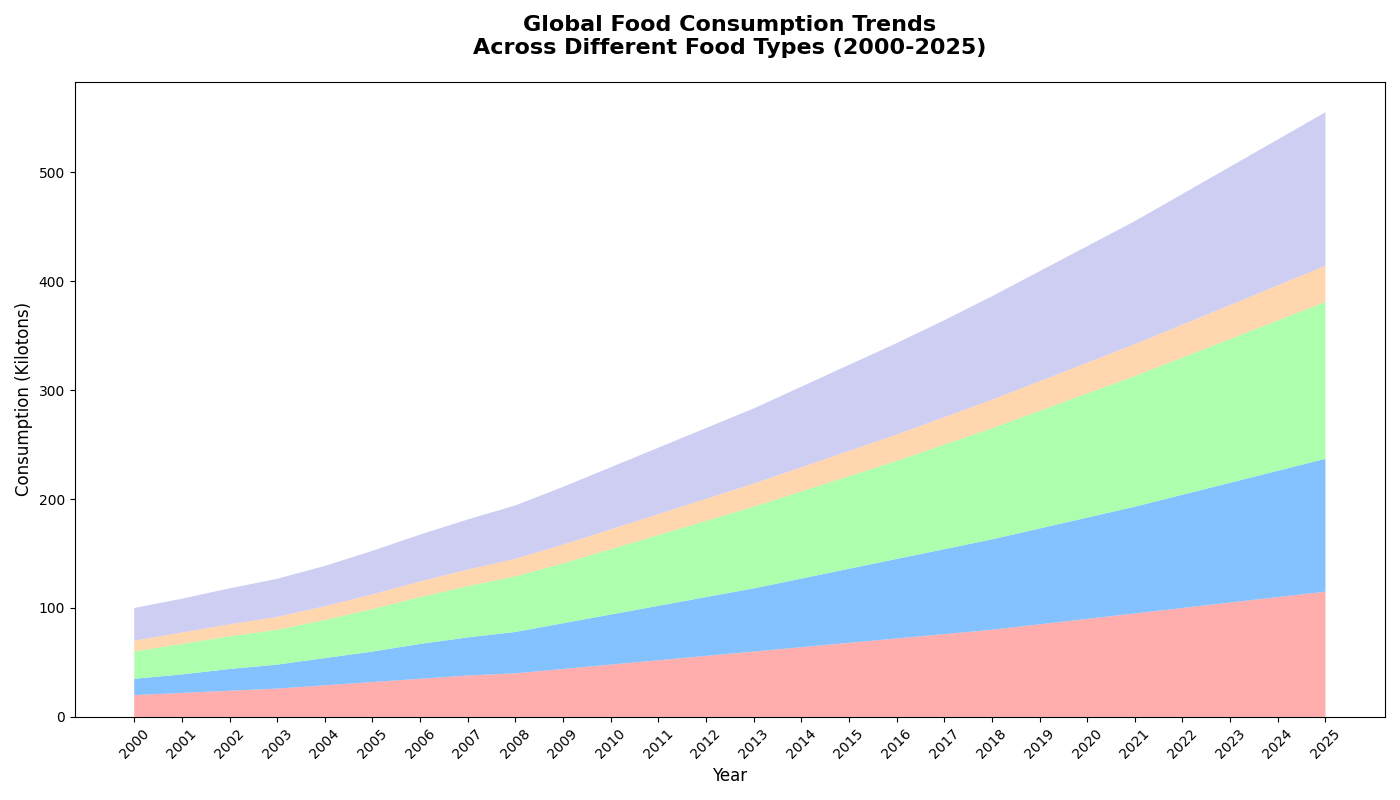

Source code (Python):
import matplotlib.pyplot as plt
import numpy as np

years = np.arange(2000, 2026)

fruits_consumption = [20, 22, 24, 26, 29, 32, 35, 38, 40, 44, 48, 52, 56, 60, 64, 68, 72, 76, 80, 85, 90, 95, 100, 105, 110, 115]
vegetables_consumption = [15, 17, 20, 22, 25, 28, 32, 35, 38, 42, 46, 50, 54, 58, 63, 68, 73, 78, 83, 88, 93, 98, 104, 110, 116, 122]
meats_consumption = [25, 28, 30, 32, 35, 39, 43, 47, 51, 55, 60, 65, 70, 75, 80, 85, 90, 96, 102, 108, 114, 120, 126, 132, 138, 144]
dairy_consumption = [10, 10.5, 11, 11.8, 12.6, 13.5, 14.4, 15.3, 16.2, 17.2, 18.2, 19.2, 20.2, 21.2, 22.2, 23.2, 24.2, 25.2, 26.2, 27.2, 28.2, 29.2, 30.2, 31.2, 32.2, 33.2]
grains_consumption = [30, 31, 33, 35, 37, 40, 43, 46, 49, 53, 57, 61, 65, 69, 74, 79, 84, 89, 95, 101, 107, 113, 120, 127, 134, 141]

data = np.vstack([fruits_consumption, vegetables_consumption, meats_consumption, dairy_consumption, grains_consumption])

colors = ['#ff9999', '#66b3ff', '#99ff99', '#ffcc99', '#c2c2f0']

fig, ax = plt.subplots(figsize=(14, 8))

ax.stackplot(years, data, colors=colors, alpha=0.8)

ax.set_title('Global Food Consumption Trends\nAcross Different Food Types (2000-2025)', fontsize=16, fontweight='bold', pad=20)
ax.set_xlabel('Year', fontsize=12)
ax.set_ylabel('Consumption (Kilotons)', fontsize=12)

ax.set_xticks(years)
ax.set_xticklabels(years, rotation=45)

plt.tight_layout()
plt.show()
